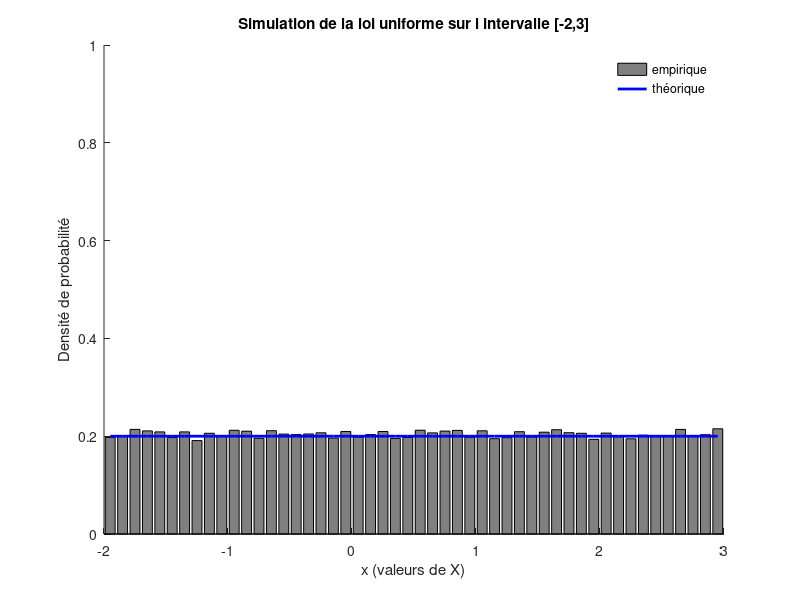

Reproduce this figure in MATLAB. (Note: this script raises an error after producing the figure.)
clear variables;
close all;
clc;

N = 50000;
a=-2;
b=3;
X = a + (b-a)* rand(1,N);

[h_empX, xout] = hist(X,50); %histogramme
h_empX = h_empX/trapz(xout,h_empX);
EspEmp = h_empX * xout';
VarEmp = std(X)

h_theo = 1/(b-a) * ones(1,length(h_empX));
EspTh = (a+b)/2;
VarTh = sqrt(((b-a)^2)/12)


hold on
h=bar(xout, h_empX);
set(h,'FaceColor', [0.5 0.5 0.5]);
plot(xout, h_theo, 'b', 'LineWidth',2)
xlabel('x (valeurs de X)')
ylabel('Densité de probabilité')
axis([a b 0 1])
title(['Simulation de la loi uniforme sur l intervalle [', num2str(a), ',' , num2str(b), ']'])
legend('empirique','théorique')
legend boxoff

txt1 = texlabel(sprintf('Experiences : %d',N));
text(0,0.8,txt1)

text(0,0.75,['$E_{emp}(X)= $', num2str(EspEmp)],'Interpreter','latex')
text(0,0.70,['$E_{th}(X)= $', num2str(EspTh)],'Interpreter','latex')

text(0,0.65,['$V_{emp}(X)= $', num2str(VarEmp)],'Interpreter','latex')
text(0,0.60,['$V_{th}(X)= $', num2str(VarTh)],'Interpreter','latex')
